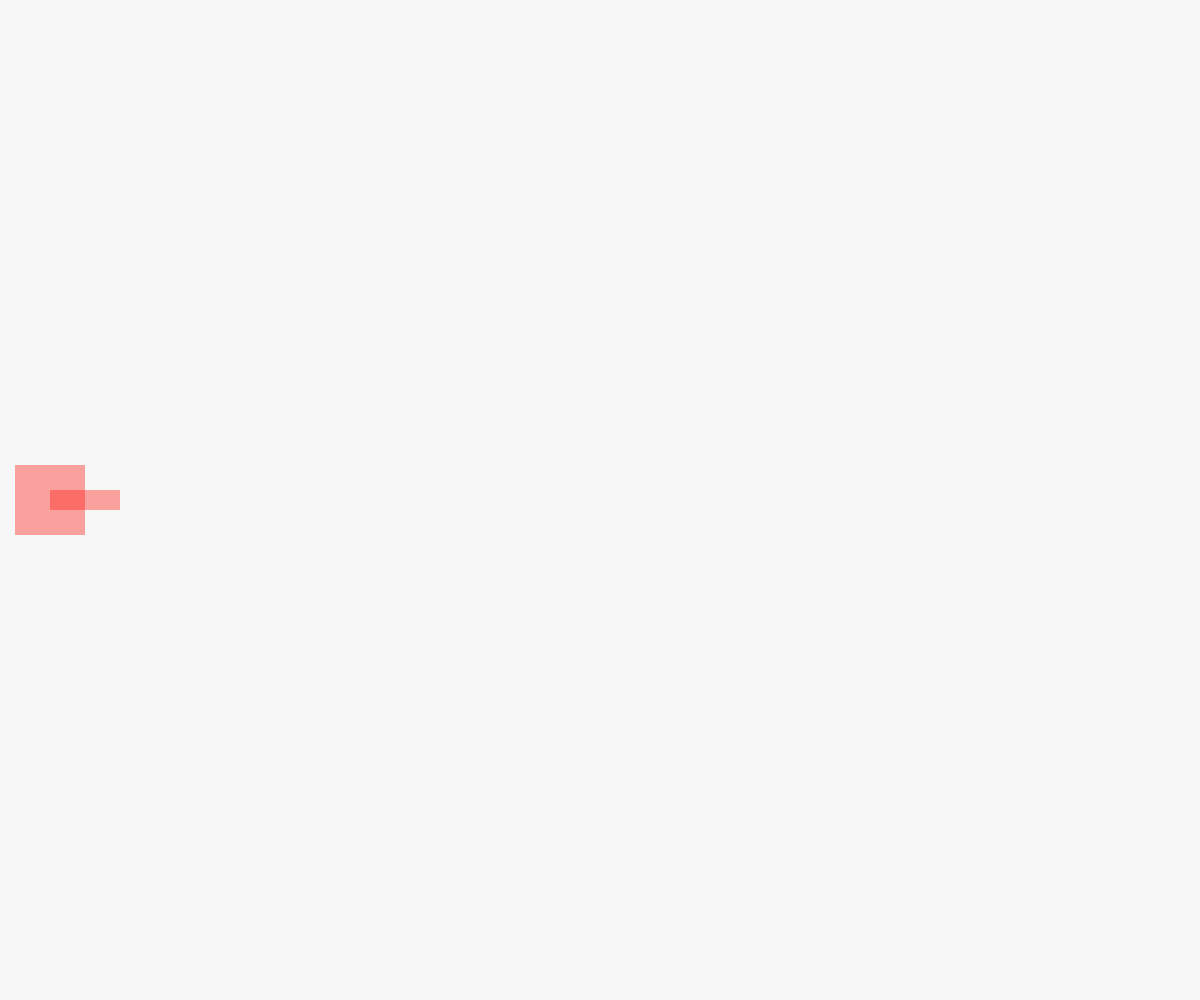
Frame 1 (no input)
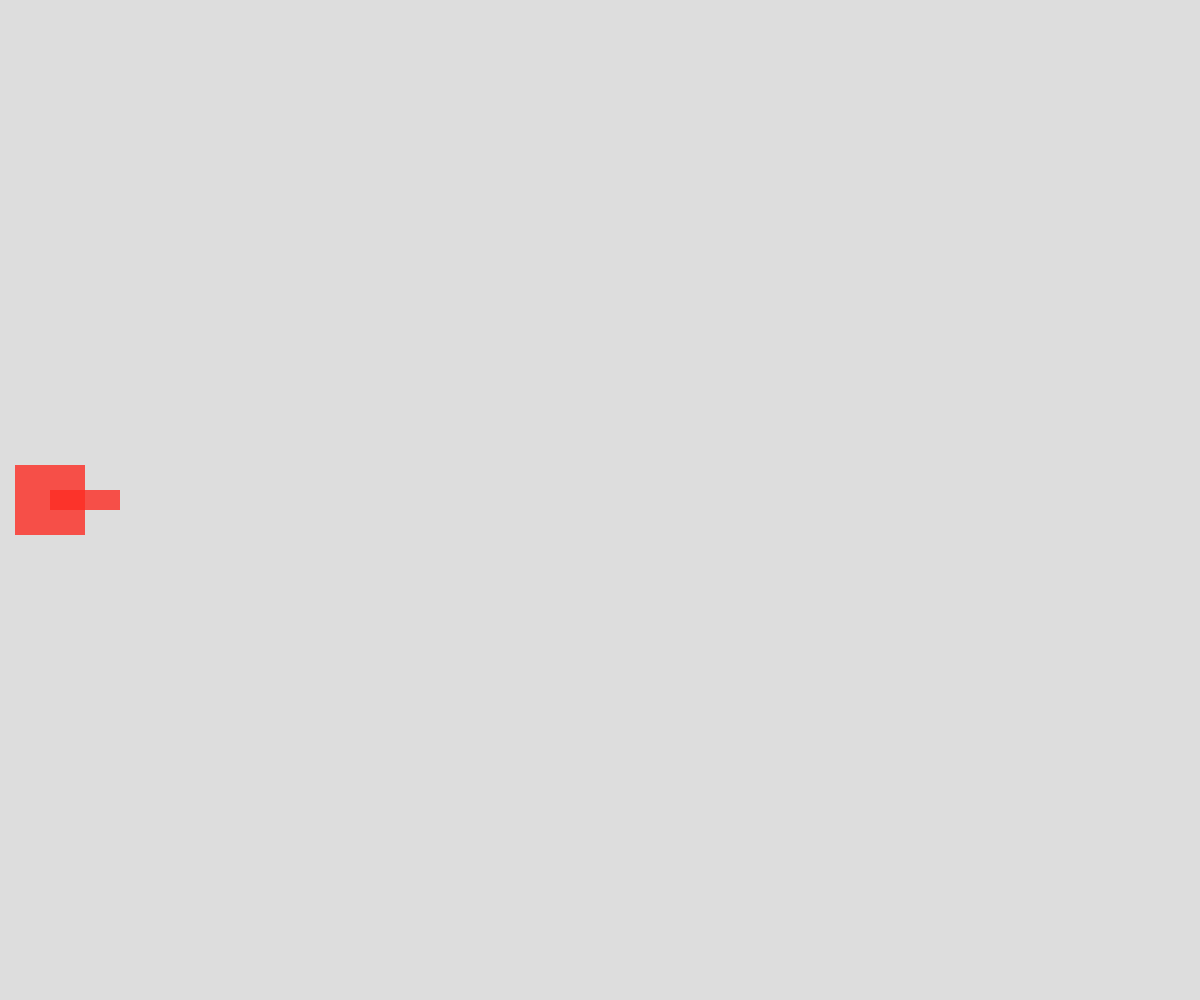
Frame 60 (no input)
Frame 120 (the mouse pressed at the canvas centre since frame 60): identical to frame 60, image omitted

The p5.js sketch that drew these frames (run headless with seeded random() and noise() and a simulated clock; from frame 60 on, the mouse is pressed at the canvas centre):

// p5.js sketch
// ── sketch.js
function setup() {
  createCanvas(windowWidth, windowHeight);
}

function draw() {
  background(220,60);
  rectMode(CENTER)
  fill(255,30,20,100)
  
  noStroke()
  rect (50,windowHeight/2,70)
  rect (85,windowHeight/2,70,20)
}
